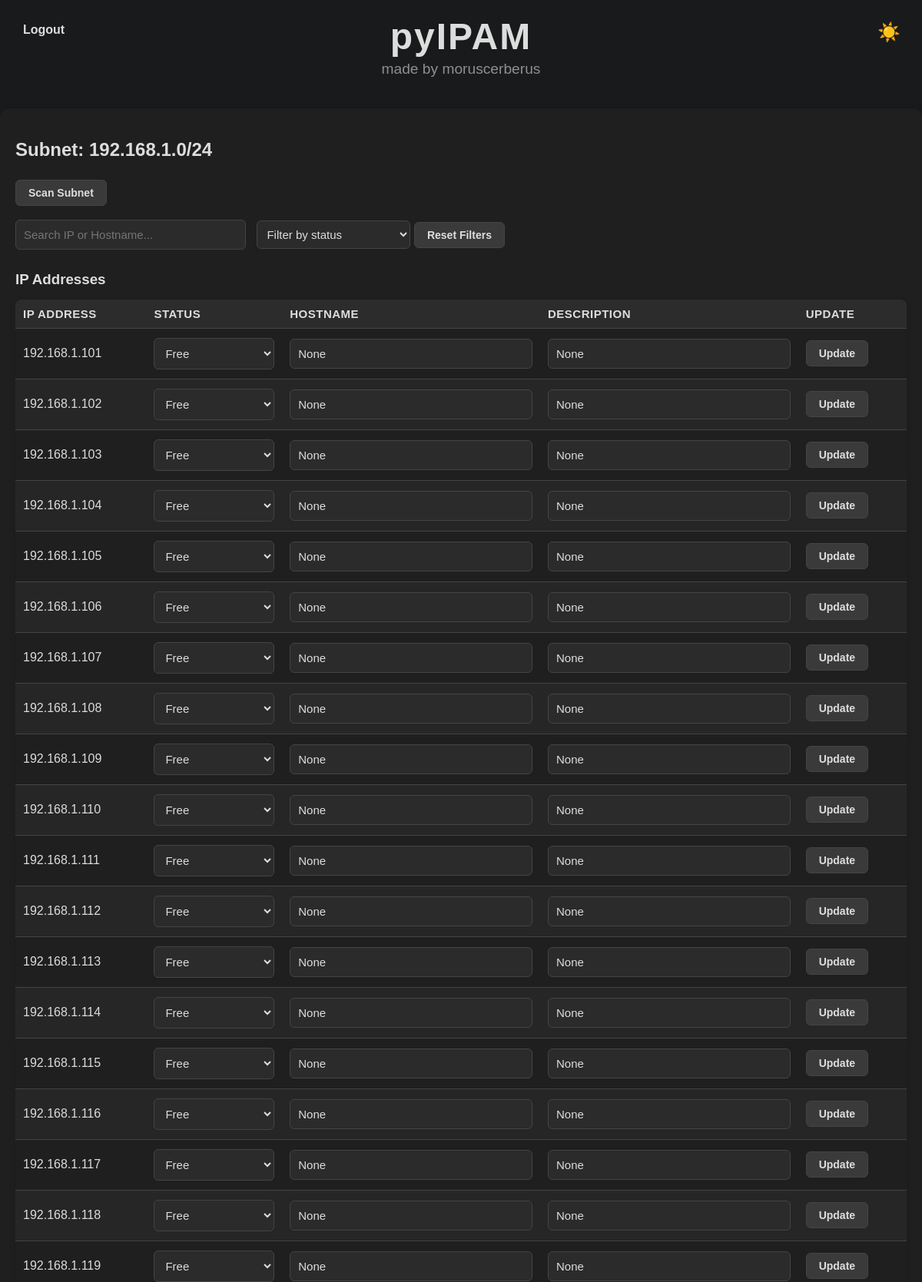
/subnet/1?page=3 (signed in, upper part), run on the app's committed database.
### app.py (models this page shows)
class Subnet(db.Model):
    id = db.Column(db.Integer, primary_key=True)
    cidr = db.Column(db.String(50), unique=True, nullable=False)
    description = db.Column(db.String(200))
    ips = db.relationship('IPAddress', backref='subnet', lazy=True)

class IPAddress(db.Model):
    id = db.Column(db.Integer, primary_key=True)
    ip = db.Column(db.String(15), nullable=False)
    status = db.Column(db.String(10), default='free')  # free, used, reserved
    hostname = db.Column(db.String(100))
    description = db.Column(db.String(200))
    subnet_id = db.Column(db.Integer, db.ForeignKey('subnet.id'), nullable=False)

### app.py (the view)
@app.route('/subnet/<int:subnet_id>')
def view_subnet(subnet_id):
    if 'user_id' not in session:  # Check if the user is logged in
        return redirect(url_for('login'))  # Redirect to login if not authenticated
    subnet = Subnet.query.get_or_404(subnet_id)
    page = request.args.get('page', 1, type=int)
    per_page = 50  # Customize pagination size
    paginated_ips = IPAddress.query.filter_by(subnet_id=subnet.id).paginate(page=page, per_page=per_page)
    return render_template('subnet_detail.html', subnet=subnet, paginated_ips=paginated_ips)

### templates/subnet_detail.html (shortened to what this page needs)
<!DOCTYPE html>
<html lang="en">
<head>
    <link rel="stylesheet" href="{{ url_for('static', filename='css/style.css') }}">
</head>
<body>
<button id="darkToggle" class="dark-toggle" title="Toggle Dark Mode">🌙</button>
<header class="app-header">
    <h1 class="app-title">pyIPAM</h1>
    <p class="app-subtitle">made by moruscerberus</p>
</header>
<a href="{{ url_for('logout') }}" class="logout-btn">
     Logout
</a>
<div class="container">
    <h2>Subnet: {{ subnet.cidr }}</h2>
    <form action="{{ url_for('scan_subnet', subnet_id=subnet.id) }}" method="post">
        <button type="submit" class="scan-btn">Scan Subnet</button>
    </form>
    <div class="filters-container">
        <input type="text" id="ip-search" placeholder="Search IP or Hostname..." class="search-box">
        <select id="status-filter" class="filter-dropdown">
            <option value="">Filter by status</option>
        </select>
        <button id="reset-filters" class="reset-filters-btn">Reset Filters</button>
    </div>
    <h3>IP Addresses</h3>
    <table>
        <thead>
            <tr>
                <th>IP Address</th>
                <th>Status</th>
                <th>Hostname</th>
                <th>Description</th>
                <th>Update</th>
            </tr>
        </thead>
        <tbody>
            {% for ip in paginated_ips.items %}
            <tr>
                <form action="{{ url_for('update_ip', ip_id=ip.id) }}" method="post">
                    <td>{{ ip.ip }}</td>
                    <td>
                        <select name="status">
                            <option value="free" {% if ip.status == 'free' %}selected{% endif %}>Free</option>
                        </select>
                    </td>
                    <td><input type="text" name="hostname" value="{{ ip.hostname }}"></td>
                    <td><input type="text" name="description" value="{{ ip.description }}"></td>
                    <td><button type="submit">Update</button></td>
                </form>
            </tr>
            {% endfor %}
        </tbody>
    </table>
</div>
</body>
</html>

### static/css/style.css (style rules this page uses)
:root { --bg-color: #f4f6f8; --text-color: #333; --table-bg: #ffffff; --table-header-bg: #f0f0f0; --input-bg: #ffffff; --border-color: #ccc; --link-color: #2c7be5; --toast-bg: #323232; --button-bg: #e0e0e0; --button-hover: #cfcfcf; --reset-btn-bg: #f44336; --reset-btn-hover: #d32f2f; }
body.dark-mode { --bg-color: #181a1b; --text-color: #ddd; --table-bg: #1f1f1f; --table-header-bg: #2c2c2c; --input-bg: #2b2b2b; --border-color: #444; --link-color: #5294e2; --toast-bg: #222; --button-bg: #3a3a3a; --button-hover: #555; --reset-btn-bg: #f44336; --reset-btn-hover: #d32f2f; }
body { font-family: Arial, sans-serif; margin: 0; padding: 0; background-color: var(--bg-color); color: var(--text-color); transition: background-color 0.4s ease, color 0.4s ease; }
.container { max-width: 1200px; margin: 40px auto; padding: 20px; background: var(--table-bg); border-radius: 12px; box-shadow: 0 2px 10px rgba(0,0,0,0.2); }
h2, h3 { color: var(--text-color); margin-bottom: 15px; }
.app-header { text-align: center; margin-top: 20px; margin-bottom: 30px; }
.app-title { font-size: 3rem; font-weight: bold; color: var(--text-color); margin: 0; letter-spacing: 2px; }
.app-subtitle { font-size: 1.2rem; color: var(--text-color); opacity: 0.6; margin: 4px 0 0; }
input[type="text"], select { width: 100%; padding: 10px; margin: 2px 0; border: 1px solid var(--border-color); border-radius: 6px; box-sizing: border-box; font-size: 15px; background-color: var(--input-bg); color: var(--text-color); transition: all 0.2s ease; }
table { width: 100%; border-collapse: collapse; margin-top: 15px; background-color: var(--table-bg); border-radius: 8px; overflow: hidden; box-shadow: 0 2px 10px rgba(0,0,0,0.1); transition: background-color 0.4s ease; }
th, td { padding: 10px; text-align: left; border-bottom: 1px solid var(--border-color); vertical-align: middle; transition: background-color 0.4s, color 0.4s, border-color 0.4s; }
thead { background-color: var(--table-header-bg); font-weight: bold; text-transform: uppercase; font-size: 15px; letter-spacing: 0.5px; }
tbody tr:nth-child(even) { background-color: rgba(255,255,255,0.03); }
.search-box { width: 100%; max-width: 300px; padding: 8px; margin: 10px 0; }
.filter-dropdown { width: 100%; max-width: 200px; padding: 8px; margin-left: 10px; margin-bottom: 10px; }
button { padding: 8px 16px; font-size: 14px; font-weight: 600; background-color: var(--button-bg); color: var(--text-color); border: 1px solid var(--border-color); border-radius: 6px; cursor: pointer; transition: background 0.3s ease, transform 0.1s ease; }
.scan-btn { margin-top: 10px; margin-bottom: 16px; }
.dark-toggle { position: absolute; top: 20px; right: 20px; font-size: 24px; background-color: transparent; color: var(--text-color); border: none; cursor: pointer; padding: 8px; border-radius: 50%; transition: background-color 0.2s, transform 0.2s; z-index: 999; }
.logout-btn { position: absolute; top: 20px; left: 20px; display: flex; align-items: center; background-color: transparent; color: var(--text-color); font-size: 16px; font-weight: bold; text-decoration: none; border: none; cursor: pointer; padding: 10px; border-radius: 6px; transition: background-color 0.3s ease, transform 0.2s ease; z-index: 999; }

### data on the page
Subnet: cidr "192.168.1.0/24"
IPAddress: ip "192.168.1.101", status "Free", hostname "None", description "None"
IPAddress: ip "192.168.1.102", status "Free", hostname "None", description "None"
IPAddress: ip "192.168.1.103", status "Free", hostname "None", description "None"
IPAddress: ip "192.168.1.104", status "Free", hostname "None", description "None"
IPAddress: ip "192.168.1.105", status "Free", hostname "None", description "None"
IPAddress: ip "192.168.1.106", status "Free", hostname "None", description "None"
IPAddress: ip "192.168.1.107", status "Free", hostname "None", description "None"
IPAddress: ip "192.168.1.108", status "Free", hostname "None", description "None"
IPAddress: ip "192.168.1.109", status "Free", hostname "None", description "None"
IPAddress: ip "192.168.1.110", status "Free", hostname "None", description "None"
IPAddress: ip "192.168.1.111", status "Free", hostname "None", description "None"
IPAddress: ip "192.168.1.112", status "Free", hostname "None", description "None"
IPAddress: ip "192.168.1.113", status "Free", hostname "None", description "None"
IPAddress: ip "192.168.1.114", status "Free", hostname "None", description "None"
IPAddress: ip "192.168.1.115", status "Free", hostname "None", description "None"
IPAddress: ip "192.168.1.116", status "Free", hostname "None", description "None"
IPAddress: ip "192.168.1.117", status "Free", hostname "None", description "None"
IPAddress: ip "192.168.1.118", status "Free", hostname "None", description "None"
IPAddress: ip "192.168.1.119", status "Free", hostname "None", description "None"
